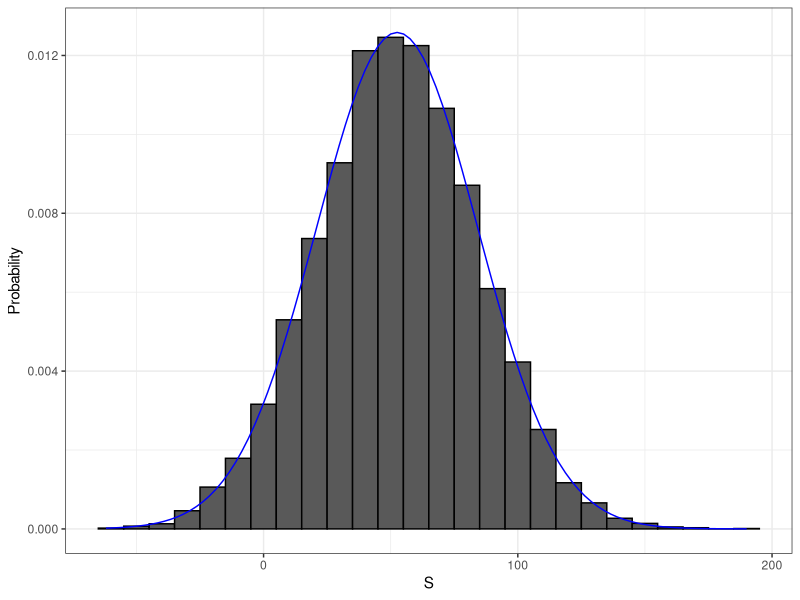

Write the R code that produced this figure.
## ---- chunk 1
library(tidyverse)
library(dslabs)
library(gridExtra)
library(ggthemes)
ds_theme_set()
options(digits = 3)
knitr::opts_chunk$set(
  comment = "#>",
  collapse = TRUE,
  cache = TRUE,
  out.width = "70%",
  fig.align = 'center',
  fig.width = 6,
  fig.asp = 0.618,  # 1 / phi
  fig.show = "hold"
)
## ---- chunk 2
library(tidyverse)
dslabs::ds_theme_set()
set.seed(1)
## ---- chunk 3
n <- 1000
X <- sample(c(-1,1), n, replace = TRUE, prob=c(9/19, 10/19))
## ---- chunk 4
X <- sample(c(-1,1), n, replace = TRUE, prob=c(9/19, 10/19))
S <- sum(X)
S
## ---- chunk 5
n <- 1000
B <- 10000
roulette_winnings <- function(n){
  X <- sample(c(-1,1), n, replace = TRUE, prob=c(9/19, 10/19))
  sum(X)
}
S <- replicate(B, roulette_winnings(n))
## ---- chunk 6
mean(S<0)
## ---- chunk 7
s <- seq(min(S), max(S), length = 100)
normal_density <- data.frame(s = s, f=dnorm(s, mean(S), sd(S)))
data.frame(S=S) |> ggplot(aes(S, ..density..)) +
  geom_histogram(color = "black", binwidth = 10)  +
  ylab("Probability") + 
  geom_line(data = normal_density, mapping=aes(s,f), color="blue")
## ---- chunk 8
n <- 1000
pbinom(n/2, size = n, prob = 10/19)
## ---- chunk 9
pbinom(n/2-1, size = n, prob = 10/19)
## ---- chunk 10
B <- 10^6
x <- sample(c(-1,1), B, replace = TRUE, prob=c(9/19, 10/19))
mean(x)
## ---- chunk 11
2 * sqrt(90)/19
## ---- chunk 12
n <- 1000
sqrt(n) * 2 * sqrt(90)/19
## ---- chunk 13
library(dslabs)
x <- heights$height
m <- mean(x)
s <- sqrt(mean((x-m)^2))
## ---- chunk 14
identical(s, sd(x))
s-sd(x)
## ---- chunk 15
n <- length(x)
s-sd(x)*sqrt((n-1) / n)
## ---- chunk 16
n <- 1000
B <- 10000
roulette_winnings <- function(n){
  X <- sample(c(-1,1), n, replace = TRUE, prob=c(9/19, 10/19))
  sum(X)
}
S <- replicate(B, roulette_winnings(n))
## ---- chunk 17
n * (20-18)/38 
sqrt(n) * 2 * sqrt(90)/19 
## ---- chunk 18
mean(S)
sd(S) # Here length(S) is so big we can use sd
## ---- chunk 19
mu <- n * (20-18)/38
se <-  sqrt(n) * 2 * sqrt(90)/19 
pnorm(0, mu, se)
## ---- chunk 20
mean(S < 0)
